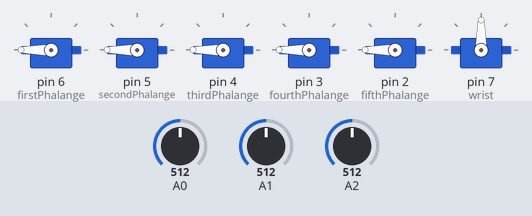
Simulated run of this sketch. Board: Arduino Uno, built with avr-gcc and run on an emulated ATmega328P. On the bench: 6 × servo. Inputs (shaded band) come from the test bench; at power-on: A0 = 512, A1 = 512, A2 = 512.

Above: at 0.2 s.
Timing chart, 0 to 1.7 s (numbered marks = the images above):
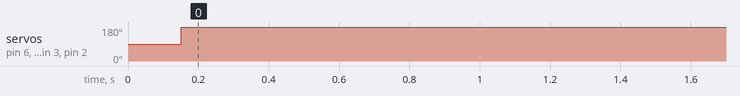

The sketch:

EMG_Control.ino
```cpp
/*
  Biomedical Engineering BME468 - Final Project
  Michael Twardowski and John Pfisterer


  Smoothing
  Reads repeatedly from an analog input, calculating a running average
  and printing it to the computer.  Keeps ten readings in an array and
  continually averages them.

  Igoe
  http://www.arduino.cc/en/Tutorial/Smoothing
*/

// Define the number of samples to keep track of.  The higher the number,
// the more the readings will be smoothed, but the slower the output will
// respond to the input.  Using a constant rather than a normal variable lets
// use this value to determine the size of the readings array.

#include <Servo.h>

Servo firstPhalange,
      secondPhalange,
      thirdPhalange,
      fourthPhalange,
      fifthPhalange,
      wrist;

//const int numReadings = 30;
const int SAMPLE_WINDOW = 150; // Sample window width in mS (50 mS = 20Hz)

/**
    Holds sample data from each channel and saves maximum and minimum values
*/
unsigned int handFlex,
         handFlexMax = 0,
         handFlexMin = 1024,
         handFlexPeak = 0,
         handFlexMap = 0,
         handExtend,
         handExtendMax = 0,
         handExtendMin = 1024,
         handExtendPeak = 0,
         handExtendMap = 0,
         wristRotation,
         wristMax = 0,
         wristMin = 1024,
         wristPeak = 0,
         wristMap = 0;

//int readings[numReadings];      // the readings from the analog input
//int index = 0;                  // the index of the current reading
//int total = 0;                  // the running total
//int average = 0;                // the average
boolean oopen = false;
//int inputPin = A0;


void setup() {
  // initialize serial communication with computer:
  Serial.begin(9600);
  firstPhalange.attach(6); // Set left servo to digital pin 10
  secondPhalange.attach(5); // Set right servo to digital pin 9
  thirdPhalange.attach(4);
  fourthPhalange.attach(3);
  fifthPhalange.attach(2);
  wrist.attach(7);
}

void loop() {

  unsigned long startMillis = millis(); // Start of sample window
  /*unsigned int peakToPeak = 0;   // peak-to-peak level
  */

 handFlex = 0;
 handFlexMax = 0;
 handFlexMin = 1024;
 handFlexPeak = 0;
 handFlexMap = 0;
 handExtend = 0;
 handExtendMax = 0;
 handExtendMin = 1024;
 handExtendPeak = 0;
 handExtendMap = 0;
 wristRotation = 0;
 wristMax = 0;
 wristMin = 1024;
 wristPeak = 0;
 wristMap = 0;

  // collect data for 50 mS
  while (millis() - startMillis < SAMPLE_WINDOW)
  {
    //TODO: confirm pinouts
    handFlex = analogRead(1);
    handExtend = analogRead(2);
    wristRotation = analogRead(0);
    checkAmplitude(handFlex, handFlexMax, handFlexMin);
    checkAmplitude(handExtend, handExtendMax, handExtendMin);
    checkAmplitude(wristRotation, wristMax, wristMin);
    /*if (handFlex < 1024)  // toss out spurious readings
      {
      if (handFlex > signalMax)
      {
        signalMax = handFlex;  // save just the max levels
      }
      else if (handFlex < signalMin)
      {
        signalMin = handFlex;  // save just the min levels
      }
      }*/
  }

  /*Serial.print(" MAX: ");
    Serial.print(signalMax);
    Serial.print(" MIN: ");
    Serial.print(signalMin);
  */
  /*
    peakToPeak = signalMax - signalMin;  // max - min = peak-peak amplitude
  */
  handFlexPeak = peakToPeak(handFlexMax, handFlexMin);
  handExtendPeak = peakToPeak( handExtendMax, handExtendMin);
  wristPeak = peakToPeak(wristMax, wristMin);
  /*Serial.print(" peak-peak:  ");
    Serial.print(peakToPeak);
  */
  //  double volts = (peakToPeak * 3.3) / 1024;  // convert to volts

  handFlexMap = mapValues(handFlexPeak);
  handExtendMap = mapValues(handExtendPeak);
  wristMap = mapValues(wristPeak);
  /*val = map(handFlexPeak, 0, 1023, 1024, 0 );    // invert range
    Serial.print(" val:  ");
    Serial.print(val);
    val2 = map(val, 0, 1023, 0, 180 );            // maps current range to what we want
    //  val = map(val, signalMin, signalMax, 0, 180 );
    //   val = val/ 5.5;
    Serial.print(" val2:  ");
    Serial.println(val2);
  */
  /*
    if (val2 > 180)
    {
    val2 = 180;
    }
  */
  firstPhalange.write(handFlexMap);
  secondPhalange.write(handFlexMap);
  thirdPhalange.write(handFlexMap);
  fourthPhalange.write(handFlexMap);
  fifthPhalange.write(handFlexMap);
}

/**
   Checks amplitude of input signal and records maximum and minimum values
*/
void checkAmplitude(unsigned int value, unsigned int maxValue, unsigned int minValue) {
  if (value < 1024)  // toss out spurious readings
  {
    if (value > maxValue)
    {
      maxValue = value;  // save just the max levels
    }
    else if (value < minValue)
    {
      minValue = value;  // save just the min levels
    }
  }
}

/**
   Finds the Peak to Peak voltage
*/
unsigned int peakToPeak(unsigned int maxValue, unsigned int minValue) {
  unsigned int range = maxValue - minValue;  // max - min = peak-peak amplitude
  return range;
}

/**
   Checks amplitude of input signal and records maximum and minimum values
*/
unsigned int mapValues(unsigned int range) {
  unsigned int newMap = map(range, 0, 1023, 1024, 0 );    // invert range
  unsigned int theMap = map(newMap, 0, 1023, 0, 180 );            // maps current range to what we want
  if (theMap > 180) {
    theMap = 180;
  }
  return theMap;
}
```

Measured:
- by itself, servo on pin 6 (firstPhalange), servo on pin 5 (secondPhalange), servo on pin 4 (thirdPhalange), servo on pin 3 (fourthPhalange), servo on pin 2 (fifthPhalange): 90° → 180° at 0.15 s
